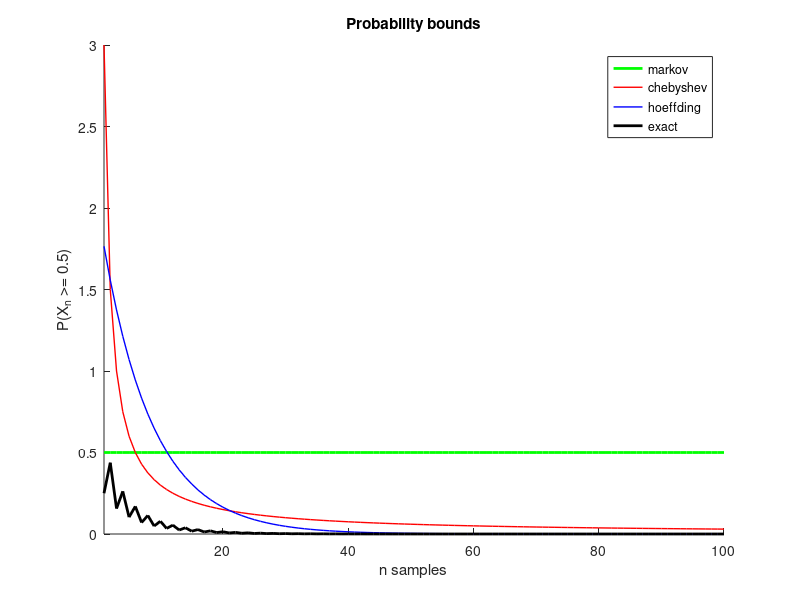
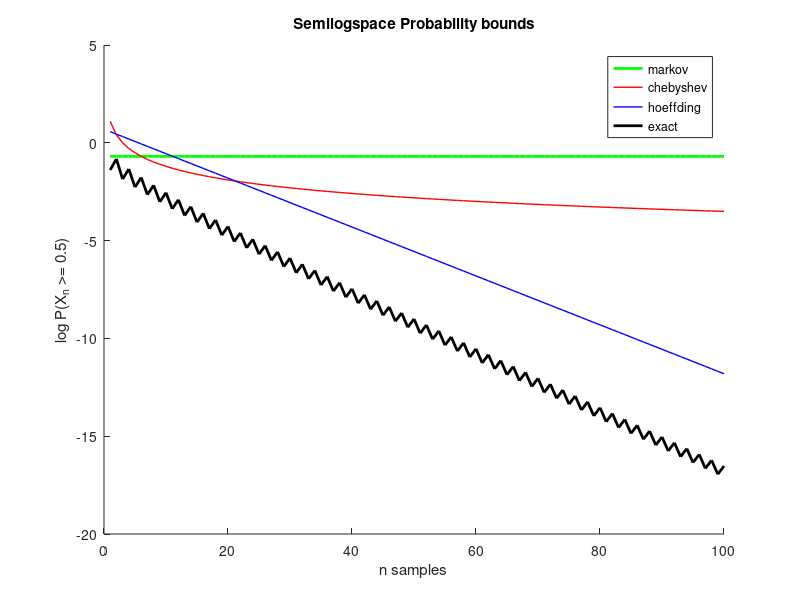
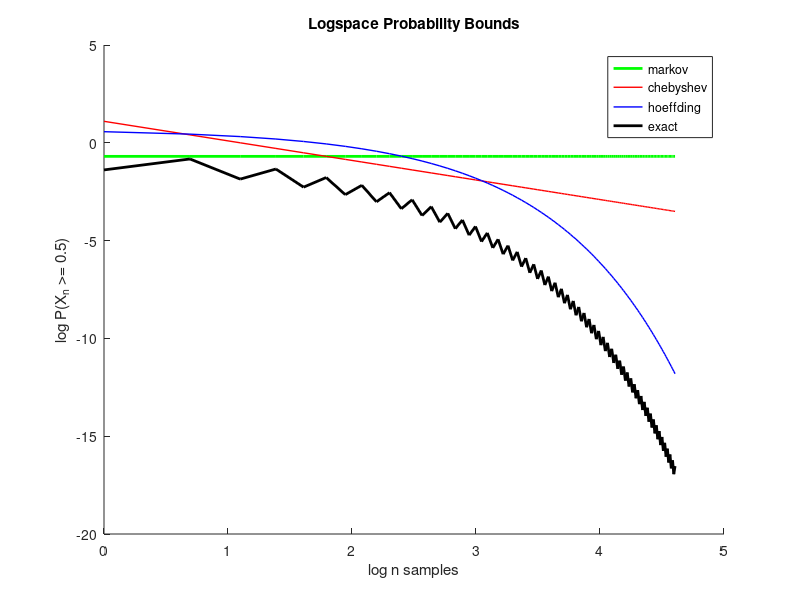

Here is the MATLAB script that generated these plots, in order:
close all
p=0.25;
n = 1:100;

markov = 2*p*ones(size(n));
cheby = p*(1-p)./(n.*(0.5-p)^2);
hoeff = 2 * exp(-2*n*(0.5-p)^2);
exact = 1-binocdf(floor(0.5.*n-0.5), n, p);

figure
hold on
plot(n, markov, 'g', 'LineWidth', 2);
plot(n, cheby, 'r-', 'LineWidth', 1);
plot(n, hoeff, 'b-', 'LineWidth', 1);
plot(n, exact, 'k', 'LineWidth', 2);
axis([1 100 0 3])
xlabel('n samples')
ylabel('X_n')
title('Probability bounds');
xlabel('n samples')
ylabel('P(X_n >= 0.5)')
legend('markov', 'chebyshev',  'hoeffding', 'exact');

figure
hold on
plot(n, log(markov), 'g', 'LineWidth', 2);
plot(n, log(cheby), 'r-', 'LineWidth', 1);
plot(n, log(hoeff), 'b-', 'LineWidth', 1);
plot(n, log(exact), 'k', 'LineWidth', 2);
title('Semilogspace Probability bounds')
xlabel('n samples')
ylabel('log P(X_n >= 0.5)')
legend('markov', 'chebyshev',  'hoeffding', 'exact');

figure
hold on
plot(log(n), log(markov), 'g', 'LineWidth', 2);
plot(log(n), log(cheby), 'r-', 'LineWidth', 1);
plot(log(n), log(hoeff), 'b-', 'LineWidth', 1);
plot(log(n), log(exact), 'k', 'LineWidth', 2);
title('Logspace Probability Bounds')
xlabel('log n samples')
ylabel('log P(X_n >= 0.5)')
legend('markov', 'chebyshev',  'hoeffding', 'exact');

